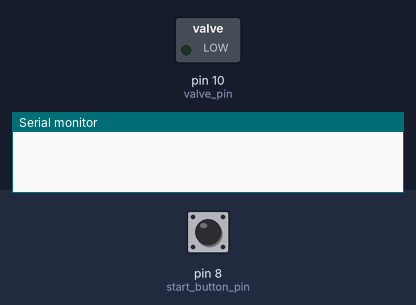
Recording of a sketch running on a simulated Arduino Uno, built with avr-gcc and run on an emulated ATmega328P. Parts: switched loads named in the sketch (green lamp = pin HIGH), the last lines printed to the serial monitor. The test bench sets the inputs (shaded band); at power-on: pin 8 (start_button_pin) HIGH.

Above: at 1.2 s.
1.3 s: pin 8 (start_button_pin) pulled LOW for 0.15 s
At 1.8 s:
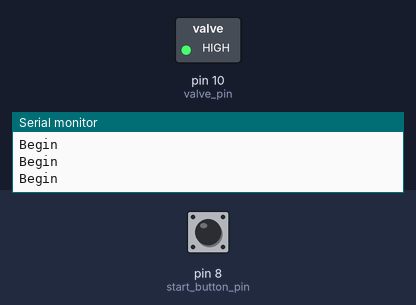
2.9 s: pin 8 (start_button_pin) driven LOW
5.9 s: pin 8 (start_button_pin) pulsed HIGH 2 times (0.12 s each, 0.3 s apart)
Timing chart, 0 to 8.9 s (numbered marks = the images above; inputs shaded):
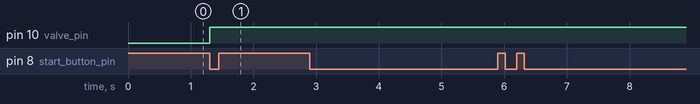

The sketch:

scraps.ino
```cpp
/*
This is a possible alternate to valve_trigger


***NOTE***
I'm using arduino's pinMode(INPUT_PULLUP), which eliminates the need for a pulldown resistor in the button circuit, so it can be cleaner. It works with a button between the pin and ground, so the default state will be "HIGH" rather than "LOW" (which is the opposite as before).


TODO: Add an Estop button
*/

int start_button_pin = 8; // starts cycle, default HIGH. When pushed, will read LOW. You'll want to hold the button.
int valve_pin = 10; // turns solenoid on and off
int pour_time = 10000; // time the solenoid stays open in milliseconds
long start_time = 0;
long current_time = 0;

void setup() {
  // put your setup code here, to run once:
  Serial.begin(9600);
  pinMode(valve_pin,OUTPUT);
  pinMode(start_button_pin,INPUT_PULLUP); // default HIGH
  start_time = millis(); // set start time
}

void loop() {
  // start the cycle and open the valve if the button is pushed (will restart cycle if pushed again)
  // **NOTE this will probably print a few times because of the length of the button push
  if (!digitalRead(start_button_pin)){
      start_time = millis();
      digitalWrite(valve_pin, HIGH);
      Serial.println("Begin");
  }
  // if the pour time has passed, set valve to off
  current_time = millis(); // get current time
  if((current_time-start_time) >= pour_time) {
      // turn off if time has passed
    digitalWrite(valve_pin, LOW);
    Serial.println("End");
  }
}
```

Measured:
- after the input at 1.3 s, pin 10 (valve_pin): LOW → HIGH at once
